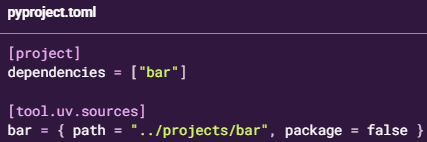
#> input picture notes/Dependencies/images/virtual.png, 427 x 142 px
$ jupyter execute adding-virtual-dependencies.ipynb
#> lines starting #> are read from the running program, lines starting #| are printed output that depends on the picture
### Install virtual dependencies:

- "virtual": dependency itself is not installed as a package, but its dependencies are
- to treat a dependency as virtual show below,
    - ```package = false``` on source

[cell 1]
from PIL import Image
from IPython.display import display

img = Image.open('images/virtual.png')
#> img is the input picture: PIL image 427x142 RGBA; mean R, G, B, A 58.2, 34, 69.6, 255
new_image = img.resize((430, 150))
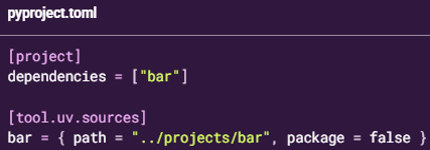
#> new_image: PIL image 430x150 RGBA; mean R, G, B, A 58.2, 34, 69.6, 255
display(new_image)

- if a dependency sets ```tool.uv.package = false```, it can be overridden

[cell 2]
from PIL import Image
from IPython.display import display

img = Image.open('images/virtual1.png')
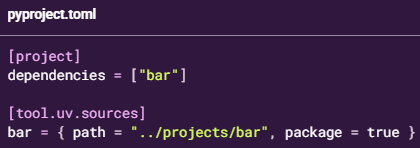
#> input picture notes/Dependencies/images/virtual1.png, 420 x 148 px
#> img is the input picture: PIL image 420x148 RGBA; mean R, G, B, A 57.7, 33.5, 69.2, 255
new_image = img.resize((410, 150))
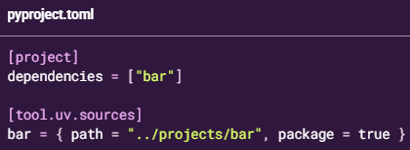
#> new_image: PIL image 410x150 RGBA; mean R, G, B, A 57.7, 33.5, 69.2, 255
display(new_image)

#### virtual dependency with workspace:

Options to build virtual dependencies:
1. ```tool.uv.package = false``` flag in workspace can be used to explicitly make dependency virtual
2. shown below,

[cell 3]
from PIL import Image
from IPython.display import display

img = Image.open('images/parent.png')
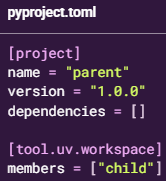
#> input picture notes/Dependencies/images/parent.png, 166 x 181 px
#> img is the input picture: PIL image 166x181 RGBA; mean R, G, B, A 67.8, 44.1, 77.5, 255
new_image = img.resize((180, 190))
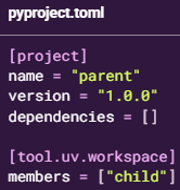
#> new_image: PIL image 180x190 RGBA; mean R, G, B, A 67.8, 44.1, 77.5, 255
display(new_image)

- if the child project package has no build system in ```pyproject.toml``` file, then the child package will not be installed instead its transitive dependency such as ```anyio``` is installed.

[cell 4]
from PIL import Image
from IPython.display import display

img = Image.open('images/child.png')
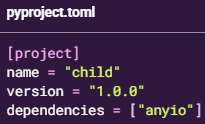
#> input picture notes/Dependencies/images/child.png, 205 x 124 px
#> img is the input picture: PIL image 205x124 RGBA; mean R, G, B, A 65, 42.2, 74.7, 255
new_image = img.resize((220, 140))
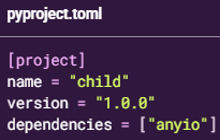
#> new_image: PIL image 220x140 RGBA; mean R, G, B, A 65, 42.1, 74.7, 255
display(new_image)

In contrast, if parent declared as dependency on child like below, then the child package would be built and installed along with transitive dependencies

[cell 5]
from PIL import Image
from IPython.display import display

img = Image.open('images/parent2.png')
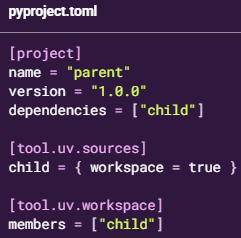
#> input picture notes/Dependencies/images/parent2.png, 241 x 238 px
#> img is the input picture: PIL image 241x238 RGBA; mean R, G, B, A 62.7, 38.6, 73.4, 255
new_image = img.resize((240, 240))
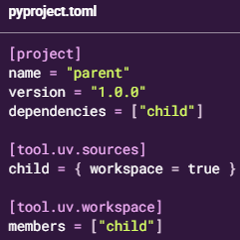
#> new_image: PIL image 240x240 RGBA; mean R, G, B, A 62.7, 38.6, 73.4, 255
display(new_image)
